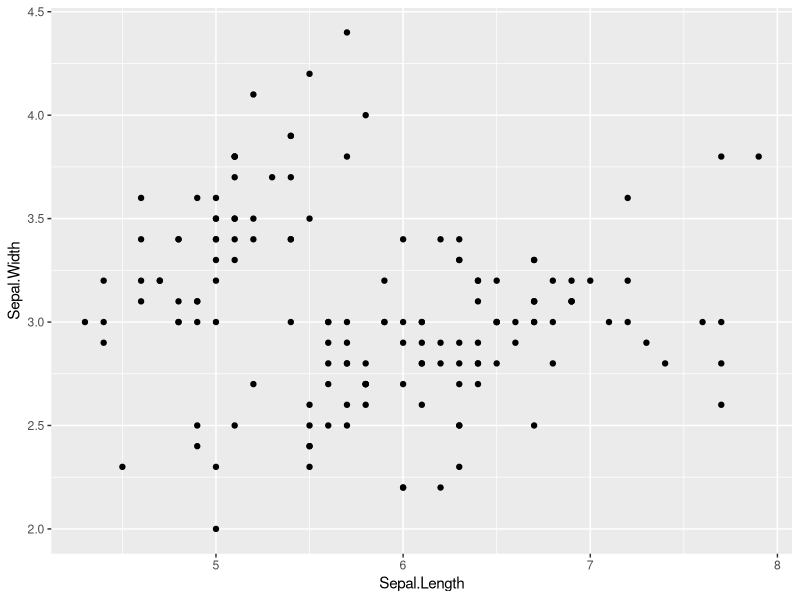
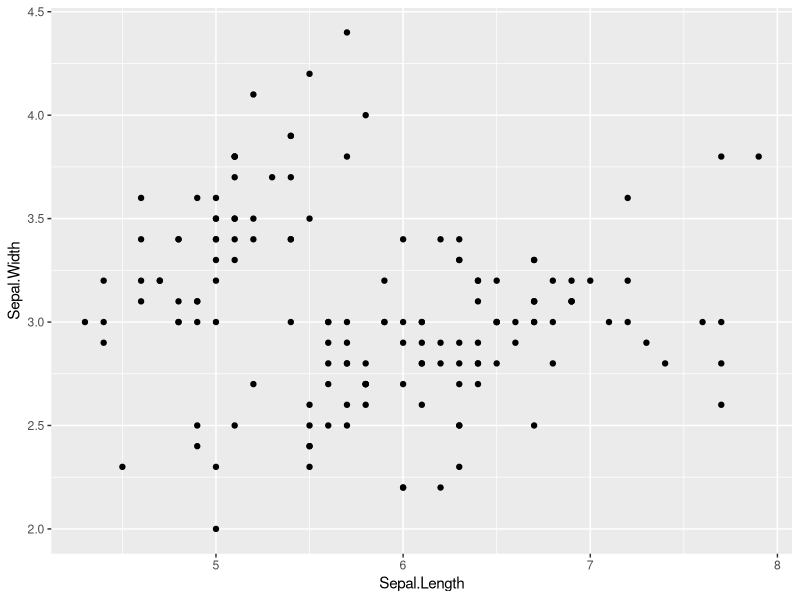
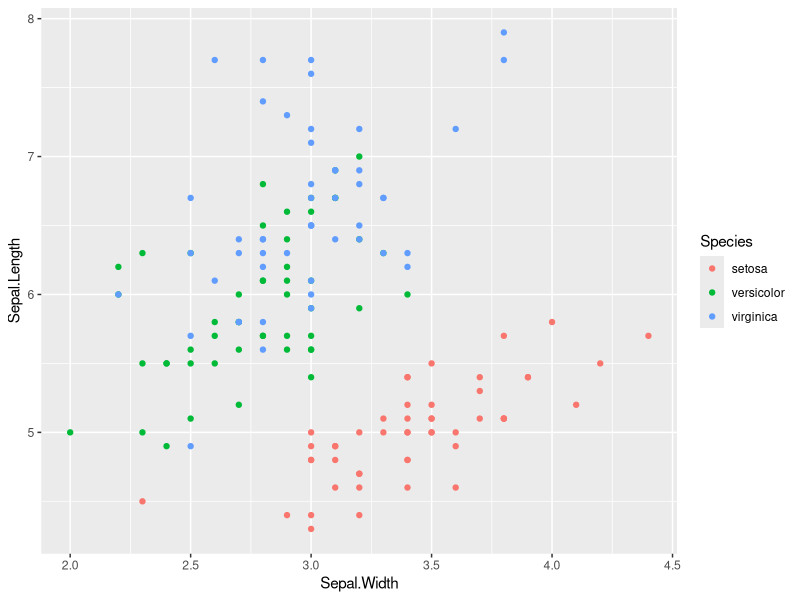
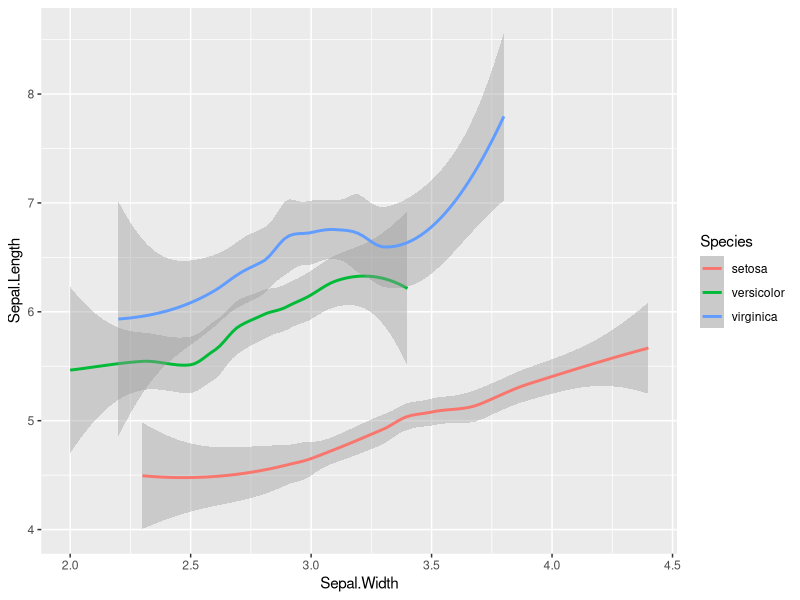
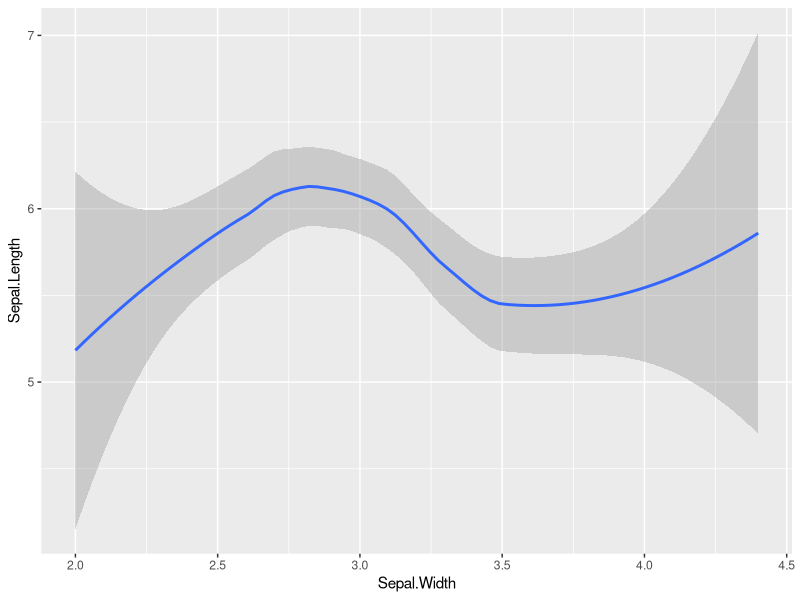
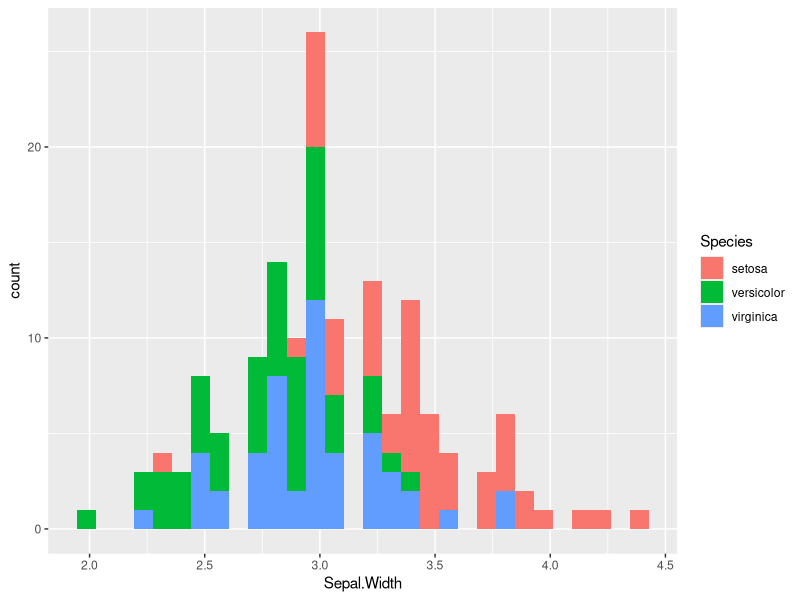
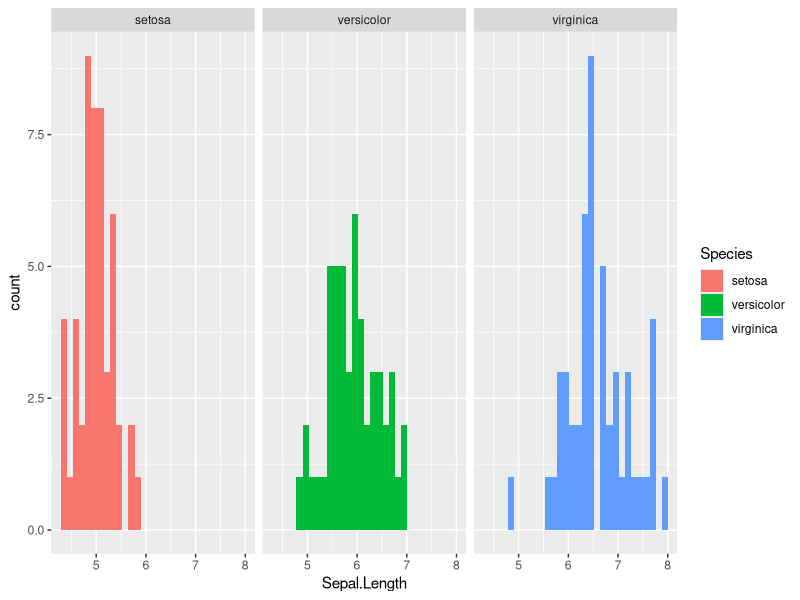
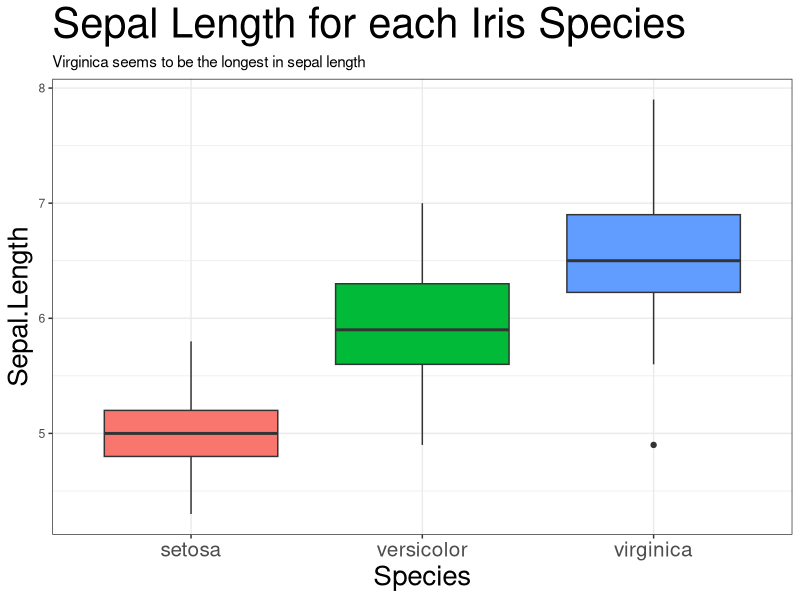

Source code (R) for these figures, in order: (Note: this script raises an error after producing the figures.)
## ---- chunk 1
# Write R command(s) and run them to get the answer
iris

# ctrl + enter
## ---- chunk 2
View(iris)
## ---- chunk 3
# Write R command(s) and run them to get the answer
?iris
## ---- chunk 4
length(unique(iris$Species))
## ---- chunk 5
unique_species <- unique(iris$Species)
length(unique_species)
## ---- chunk 6
# Write R command(s) and run them to get the answer
nrow(iris)
## ---- chunk 7
# Write R command(s) and run them to get the answer
ncol(iris)
## ---- chunk 8
# Write R command(s) and run them to get the answer
dim(iris)
## ---- chunk 9
?dim
## ---- chunk 10
# use ctrl + shift + enter to run all commands
class(iris)
class(iris$Sepal.Length)
str(iris) 
## ---- chunk 11
library(ggplot2)
# Write R command(s) and run them to get the answer
## ---- chunk 12
ggplot(data=iris, mapping=aes(x=Sepal.Length, y=Sepal.Width)) + 
  geom_point()
## ---- chunk 13
ggplot(data=iris) + 
  geom_point(aes(x=Sepal.Length, y=Sepal.Width))
## ---- chunk 14
p <- ggplot(iris, aes(x=Sepal.Width, y=Sepal.Length, color=Species))
p +  geom_point()
p + geom_smooth()
## ---- chunk 15
p + geom_smooth(aes(group=1))
## ---- chunk 16
# Write R command(s) and run them to get the answer
p2 <- ggplot(iris, aes(x=Sepal.Width))
p2 + geom_histogram(aes(fill=Species))
## ---- chunk 17
ggplot(iris, aes(x=Sepal.Length, fill=Species)) + 
  geom_histogram() +
  facet_wrap(~Species)
## ---- chunk 18
p <- ggplot(iris, aes(x=Species, y=Sepal.Length, fill=Species)) + 
  geom_boxplot() 
p + 
  labs(title="Sepal Length for each Iris Species", 
       subtitle="Virginica seems to be the longest in sepal length") + 
  theme_bw() + 
  theme(plot.title=element_text(size=30)) + 
  theme(axis.title.x=element_text(size=20)) + 
  theme(axis.text.x=element_text(size=15)) + 
  theme(axis.title.y=element_text(size=20)) +
  theme(legend.position="")
## ---- chunk 19
library(caret)
# Write R command(s) and run them to get the answer
## ---- chunk 20
model_rf <- caret::train(x=data_train[,1:4],
                         y=data_train$Species,
                         method='rf',
                         tuneGrid=data.frame(mtry=2),
                         trControl=trainControl(method="none")
                         )
model_rf
## ---- chunk 21
data_pred <- predict(model_rf, newdata=data_test[, 1:4])
data_pred
## ---- chunk 22
length(data_pred)
## ---- chunk 23
caret::confusionMatrix(data_pred, data_test$Species)
## ---- chunk 24
ctrl <- caret::trainControl(
  method = "cv",
  number = 5,
)

model_rf2 <- caret::train(
  x = data_train[,1:4],
  y = data_train$Species,
  trControl = ctrl,
  tuneGrid=data.frame(mtry=c(1,2,3,4)),
  method = "rf"
)
model_rf2
## ---- chunk 25
data_pred2 <- predict(model_rf2, newdata=data_test)
caret::confusionMatrix(data_pred2, data_test$Species)
## ---- chunk 26
caret::varImp(model_rf2)
## ---- chunk 27
# Write R command(s) and run them to get the answer
